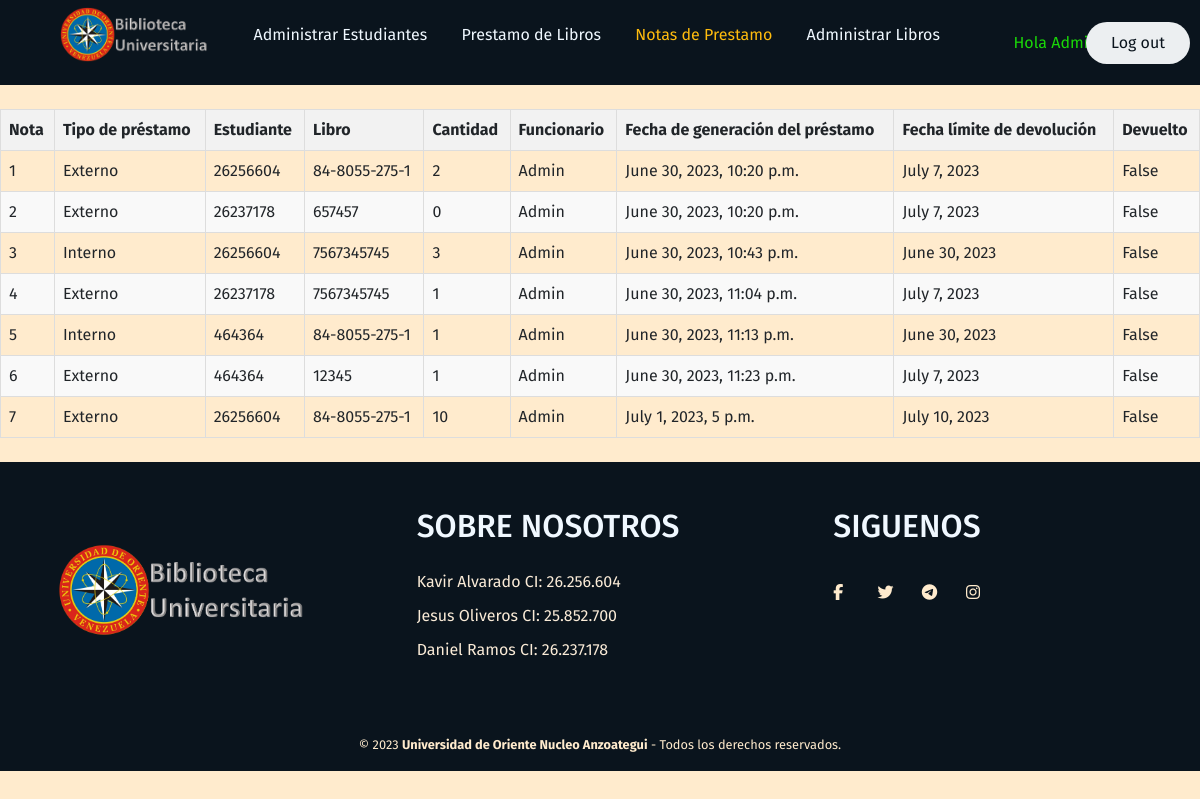
The app's page /notasprestamo/ (signed in), older data.
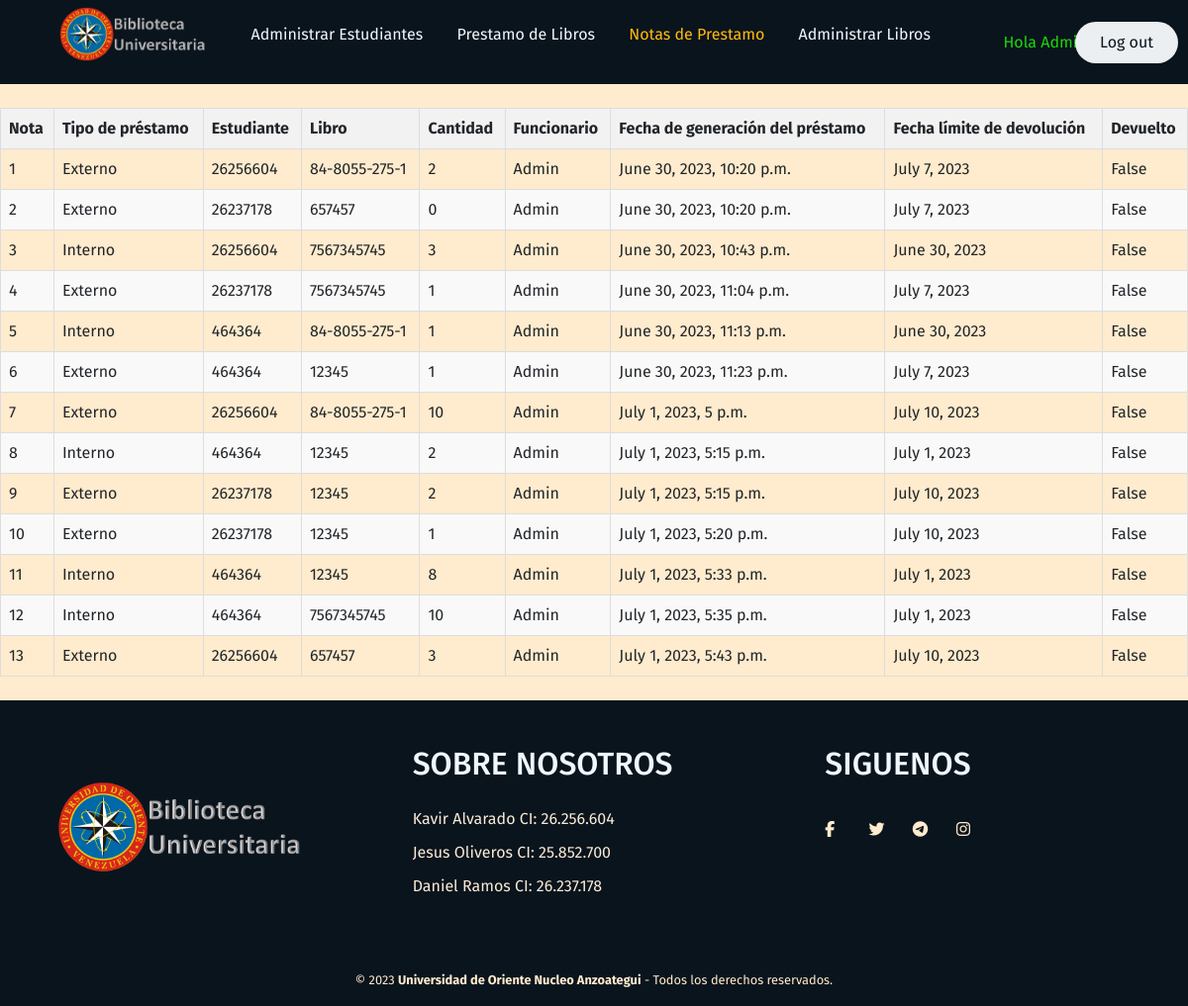
The same page, newer data.
### GenerarPrestamo/models.py (models this page shows, shortened)
class Prestamo(models.Model):
    id = models.AutoField(primary_key=True, verbose_name="Nota de Prestamo")
    estudiante=models.ForeignKey(Estudiante, on_delete=models.CASCADE, verbose_name="Estudiante")
    libro=models.ForeignKey(Libro, on_delete=models.CASCADE, verbose_name="Libro")
    tipo = models.CharField(max_length=7, choices=TIPO_CHOICES, verbose_name="Tipo de Prestamo")
    cantidad = models.PositiveIntegerField(validators=[MinValueValidator(1)],verbose_name="Cantidad del libro")
    limite=models.DateField(editable=False, verbose_name="Fecha límite de Devolución")
    fecha=models.DateTimeField(auto_now_add=True)
    funcionario = models.ForeignKey(User, on_delete=models.SET_NULL, null=True, editable=False)
    devuelto = models.BooleanField(default=False, editable=False, verbose_name="Devuetlo")
    class Meta:
        verbose_name='prestamo'
        verbose_name_plural='prestamos'

### AdministrarEstudiantes/models.py (models this page shows)
class Estudiante(models.Model):# Creación de la tabla con el nombre Estudiante
    id = models.CharField(primary_key=True, max_length=20, verbose_name="CI del Estudiante")
    nombre=models.CharField(max_length=20, verbose_name="Nombre del Estudiante")
    email=models.EmailField(max_length=50, verbose_name="Correo Electrónico")
    direccion=models.CharField(max_length=50, verbose_name="Dirección del Estudiante")
    tfno=models.CharField(max_length=20, verbose_name="Número Telefónico")
    fecha=models.DateTimeField(auto_now_add=True, verbose_name="Fecha del Registro")# En este campo, con el auto_now_add se permitirá que la información del tiempo se genere automáticamente, por lo tanto no contará para el formulario al momento de agregar un estudiante
    def __str__(self):
        return self.id
    class Meta:
        verbose_name='estudiante'
        verbose_name_plural='estudiantes'

### AdministrarLibros/models.py (models this page shows)
class Libro(models.Model):# Tabla con el nombre Libro
    nombre=models.CharField(max_length=50, verbose_name="Nombre del Libro")
    id=models.CharField(max_length=30, verbose_name="Cota del Libro", primary_key=True)
    autor=models.CharField(max_length=50, verbose_name="Autor del libro")
    tipo=models.CharField(max_length=15, verbose_name="Autor del libro")
    cantidadint=models.PositiveIntegerField(validators=[MinValueValidator(1)], verbose_name="Copias Internas")
    cantidadext=models.PositiveIntegerField(validators=[MinValueValidator(1)], verbose_name="Copias Externas")
    categoria=models.CharField(max_length=20, verbose_name="Categoria del Libro")
    fecha=models.DateTimeField(auto_now_add=True, verbose_name="Fecha del Ingreso")
    def __str__(self):
        return self.id
    class Meta:
        verbose_name='libro'
        verbose_name_plural='libros'

### NotasPrestamo/views.py (the view)
# urls.py: path('',views.notas_prestamo, name="NotasPrestamo"),
def notas_prestamo(request):
    notas=Prestamo.objects.all()
    return render(request, "notasprestamo/notasprestamo.html", {'notas':notas})

### NotasPrestamo/templates/notasprestamo/notasprestamo.html (shortened to what this page needs)
{% extends "base/base.html" %}
{% load static %}
{% block content %}
    <link href="{% static 'Biblioteca/bootstrap.min.css' %}" rel="stylesheet">
    <link rel="stylesheet" href="{% static 'Biblioteca/css/StylesBase.css' %}">
    <head>
        <link rel="stylesheet" href="{% static 'Biblioteca/css/StylesTable.css' %}">
    </head>
    {% if user.is_authenticated %}
        <table style="margin: auto;">
            <thead>
                <tr>
                    <th>Nota</th>
                    <th>Tipo de préstamo</th>
                    <th>Estudiante</th>
                    <th>Libro</th>
                    <th>Cantidad</th>
                    <th>Funcionario</th>
                    <th>Fecha de generación del préstamo</th>
                    <th>Fecha límite de devolución</th>
                    <th>Devuelto</th>
                </tr>
            </thead>
            <tbody>
                {% for nota in notas %}
                    <tr>
                        <td>{{nota.id}}</td>
                        <td>{{nota.tipo}}</td>
                        <td>{{nota.estudiante}}</td>
                        <td>{{nota.libro}}</td>
                        <td>{{nota.cantidad}}</td>
                        <td>{{nota.funcionario}}</td>
                        <td>{{nota.fecha}}</td>
                        <td>{{nota.limite}}</td>
                        <td>{{nota.devuelto}}</td>
                    </tr>
                {% endfor %}
            </tbody>
        </table>
    {% else %}
        <h3 style="text-align: center">Perdone pero debe logearse</h3>
    {% endif %}
{% endblock %}

### Home/templates/base/base.html (shortened to what this page needs)
<!DOCTYPE html>
<html>
    <head>
        {% load static %}
        <link rel="stylesheet" href="{% static 'Biblioteca/css/StylesBase.css' %}">
    </head>
    <body>
        <header>
            <div class="h-de-pagina">
                <div style="text-align: left; margin-right: -50px;" class="logo">
                    <figure>
                        <a href="{% url 'Home' %}">
                            <img src="{% static 'Biblioteca/imgprojts/Logo.png' %}" alt="Logo UDO">
                        </a>
                    </figure>
                </div>
                <nav  style="text-align: center; margin-right: 20px;">
                    <ul class="nav-links">
                        <li><a class="{% if request.path == '/administrarestudiantes/' %}active{% endif %}" href="{% url 'AdministrarEstudiantes' %}">Administrar Estudiantes</a></li>
                        <li><a class="{% if request.path == '/generarprestamo/' %}active{% endif %}" href="{% url 'GenerarPrestamo' %}">Prestamo de Libros</a></li>
                        <li><a class="{% if request.path == '/notasprestamo/' %}active{% endif %}" href="{% url 'NotasPrestamo' %}">Notas de Prestamo</a></li>
                        <li><a class="{% if request.path == '/administrarlibros/' %}active{% endif %}" href="{% url 'AdministrarLibros' %}">Administrar Libros</a></li>
                    </ul>
                </nav>
                {% if user.is_authenticated %}
                    <div style="text-align: right; margin-right: -50px;"><a style="color: rgb(26, 216, 8);">Hola {{user.username}}</a></div>
                    <div style="text-align: right; margin-right: -50px;"><a href="{% url 'Logout' %}" class="sesion"><button>Log out</button></a></div>
                {% else %}
                    <div style="text-align: right; margin-right: -70px;"><a href="{% url 'Login' %}" class="sesion"><button>Login</button></a></div>
                    <div style="text-align: right; margin-right: -20px;"><a href="{% url 'SignUp' %}" class="sesion"><button>Sign Up</button></a></div>
                {% endif %}
        </header>
        <div>
            {% block content %}
            {% endblock %}
        </div>
        <footer class="pie-de-pagina">
            <div class="case-one">
                <div class="box">
                    <figure>
                        <a href="#">
                            <img src="{% static 'Biblioteca/imgprojts/Logo.png' %}" alt="Logo UDO">
                        </a>
                    </figure>
                </div>
                <div class="box">
                    <h2>SOBRE NOSOTROS</h2>
                    <p>Kavir Alvarado CI: 26.256.604</p>
                    <p>Jesus Oliveros CI: 25.852.700</p>
                    <p>Daniel Ramos CI: 26.237.178</p>
                </div>
                <div class="box">
                    <h2>SIGUENOS</h2>
                    <div class="redes">
                        <a href="#" class="fa fa-facebook"></a>
                        <a href="#" class="fa fa-twitter"></a>
                        <a href="#" class="fa fa-telegram"></a>
                        <a href="#" class="fa fa-instagram"></a>
                    </div>
                </div>
            </div>
            <div class="case-two">
                <small>&copy; 2023 <b>Universidad de Oriente Nucleo Anzoategui</b> - Todos los derechos reservados.</small>
            </div>
        </footer>
    </body>
</html>

### Home/static/Biblioteca/css/StylesBase.css (style rules this page uses)
* { margin: 0; padding: 1; box-sizing: border-box; font-family: 'Fira Sans', sans-serif; }
body { background-color: blanchedalmond; }
.h-de-pagina { width: 100%; background-color: #0a141d; margin: auto; display: flex; justify-content: space-between; align-items:center; height: 85px; padding: 10px 5%; }
.h-de-pagina .logo figure { width: 100%; height: 100%; }
.h-de-pagina .logo figure img { width: 150px; transition: all 0.3s; }
.h-de-pagina .nav-links { list-style: none; }
.h-de-pagina .nav-links li { display: inline-block; padding: 0 15px; }
.h-de-pagina .nav-links li a { text-decoration: none; color: aliceblue; }
.h-de-pagina .nav-links li a.active { color: #ffbc0e; }
.h-de-pagina .sesion button { font-size: 500; color: #0a141d; padding: 9px 25px; background: #eceff1; border: none; border-radius: 40px; transition: all 0.12s ease 0s; }
.pie-de-pagina { width: 100%; background-color: #0a141d; }
.pie-de-pagina .case-one { width: 100%; max-width: 1200px; margin: auto; display: grid; grid-template-columns: repeat(3, 1fr); grid-gap: 50px; padding: 45px 0px; }
.pie-de-pagina .case-one .box figure { width: 100%; height: 100%; display: flex; justify-content: center; align-items: center; }
.pie-de-pagina .case-one .box figure img { width: 250px; }
.pie-de-pagina .case-one .box h2 { color: aliceblue; margin-bottom: 25px; }
.pie-de-pagina .case-one .box p { color: antiquewhite; margin-bottom: 10px; }
.pie-de-pagina .case-one .box .redes a { display: inline-block; text-decoration: none; width: 30px; height: 30px; line-height: 45px; color: blanchedalmond; margin-right: 10px; transition: all 300ms ease; }
.pie-de-pagina .case-two { padding: 15px 10px; text-align: center; }
.pie-de-pagina .case-two small { color: blanchedalmond; justify-content: center; }

### Home/static/Biblioteca/css/StylesTable.css (style rules this page uses)
table { border-collapse: collapse; width: 100%; }
th, td { border: 1px solid #ddd; padding: 8px; }
th { background-color: #f2f2f2; }
tr:nth-child(even) { background-color: #f9f9f9; }

Row changes from the older to the newer data that the page shows:
added Prestamo: id "8", tipo "Interno", estudiante "464364", libro "12345", cantidad "2", funcionario "Admin", fecha "July 1, 2023, 5:15 p.m.", limite "July 1, 2023", devuelto "False"
added Prestamo: id "9", tipo "Externo", estudiante "26237178", libro "12345", cantidad "2", funcionario "Admin", fecha "July 1, 2023, 5:15 p.m.", limite "July 10, 2023", devuelto "False"
added Prestamo: id "10", tipo "Externo", estudiante "26237178", libro "12345", cantidad "1", funcionario "Admin", fecha "July 1, 2023, 5:20 p.m.", limite "July 10, 2023", devuelto "False"
added Prestamo: id "11", tipo "Interno", estudiante "464364", libro "12345", cantidad "8", funcionario "Admin", fecha "July 1, 2023, 5:33 p.m.", limite "July 1, 2023", devuelto "False"
added Prestamo: id "12", tipo "Interno", estudiante "464364", libro "7567345745", cantidad "10", funcionario "Admin", fecha "July 1, 2023, 5:35 p.m.", limite "July 1, 2023", devuelto "False"
added Prestamo: id "13", tipo "Externo", estudiante "26256604", libro "657457", cantidad "3", funcionario "Admin", fecha "July 1, 2023, 5:43 p.m.", limite "July 10, 2023", devuelto "False"
